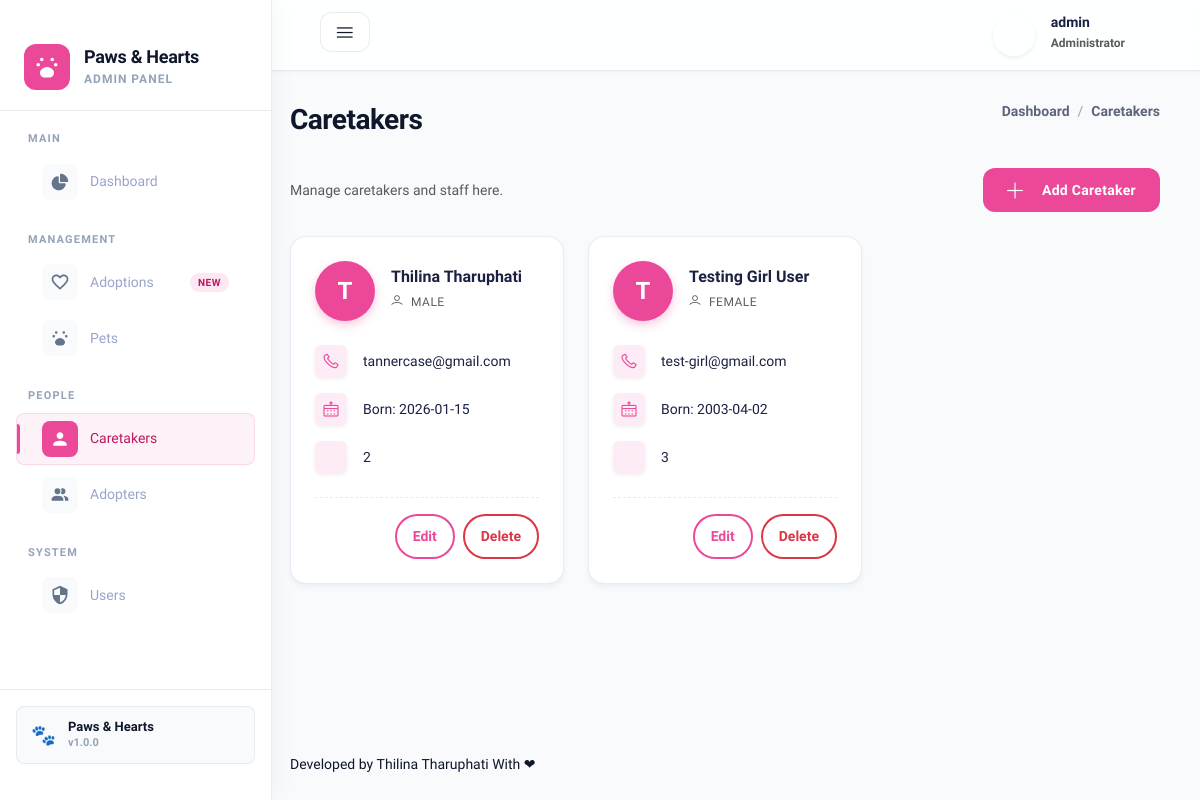
/pages/caretakers.php (signed in), run on an earlier commit of the app's database.
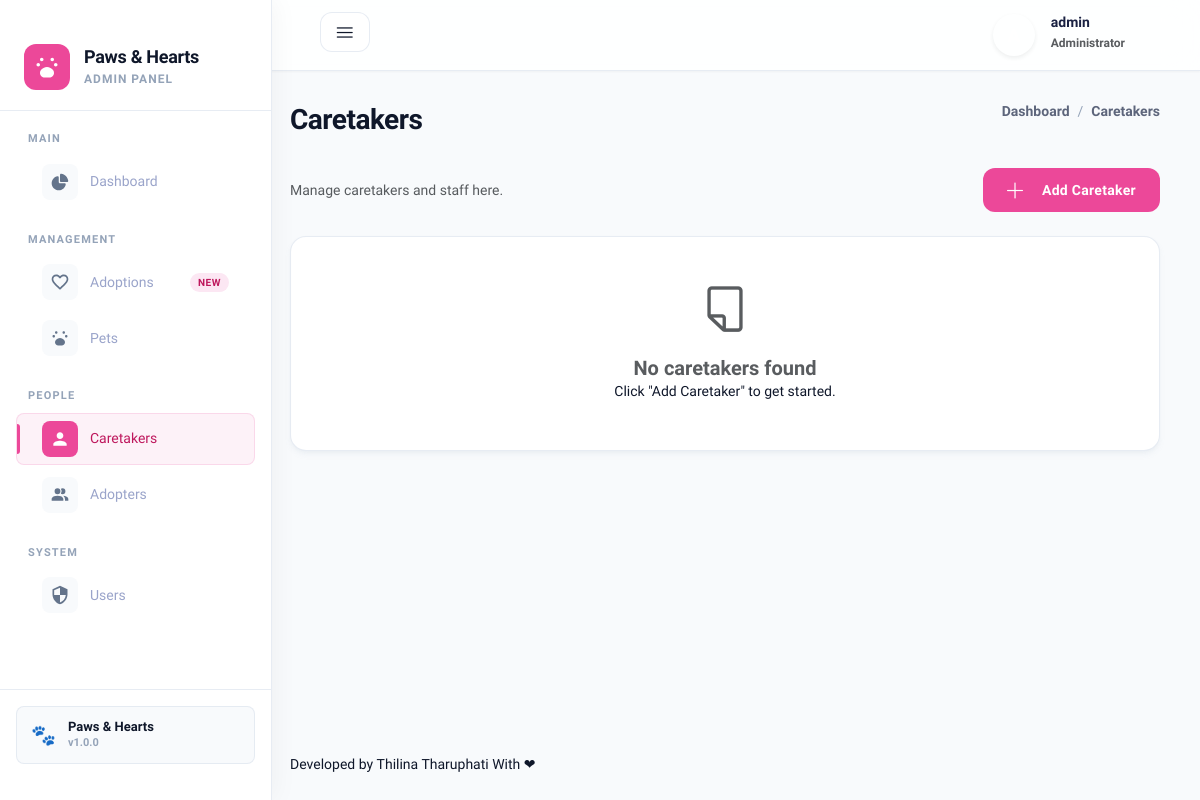
And on a later commit of the database.
### tables this page shows
CREATE TABLE `caretaker` (
  `id` int(11) NOT NULL,
  `name` varchar(100) NOT NULL,
  `gender` varchar(25) NOT NULL,
  `contact` varchar(100) NOT NULL,
  `dob` date NOT NULL,
  `experience` int(11) NOT NULL
);

### pages/caretakers.php (the view, shortened to what the changed rows need)
<?php
include_once '../includes/header.php';
?>
<?php
$caretakers = mysqli_query($conn, "SELECT * FROM caretaker")->fetch_all(MYSQLI_ASSOC);
?>
<body>
    <main class="main-wrapper">
        <section class="section">
            <div class="container-fluid">
                <div class="title-wrapper pt-30">
                    <div class="row align-items-center">
                        <div class="col-md-6">
                            <div class="title">
                                <h2>Caretakers</h2>
                            </div>
                        </div>
                    </div>
                    <div class="row">
                        <?php foreach ($caretakers as $caretaker): ?>
                        <div class="col-xl-4 col-lg-6 col-md-6 mb-30">
                            <div class="card-style h-100 p-4 border-0 shadow-sm transition-base" style="border-radius: 16px; background: #fff; border: 1px solid var(--border-light) !important;">
                                <div class="d-flex align-items-center mb-4">
                                    <div class="avatar bg-primary text-white rounded-circle d-flex align-items-center justify-content-center me-3" style="width: 60px; height: 60px; font-size: 24px; font-weight: bold; flex-shrink: 0; box-shadow: 0 4px 10px rgba(236,72,153,0.3); background: var(--primary-color) !important;">
                                        <?= strtoupper(substr($caretaker['name'], 0, 1)) ?>
                                    </div>
                                    <div>
                                        <h5 class="text-dark mb-1" style="font-weight: 700;"><?= htmlspecialchars($caretaker['name']) ?></h5>
                                        <p class="text-xs text-muted mb-0 text-uppercase" style="letter-spacing: 0.5px;"><i class="lni lni-user me-1"></i> <?= htmlspecialchars($caretaker['gender']) ?></p>
                                    </div>
                                </div>
                                <div class="info-list mb-4">
                                    <div class="d-flex align-items-center mb-3">
                                        <div class="icon-sm rounded d-flex align-items-center justify-content-center me-3 shadow-sm" style="width: 32px; height: 32px; background: rgba(236, 72, 153, 0.1); color: var(--primary-color);">
                                            <i class="lni lni-phone"></i>
                                        </div>
                                        <span class="text-sm text-dark font-weight-500"><?= htmlspecialchars($caretaker['contact']) ?></span>
                                    </div>
                                    <div class="d-flex align-items-center mb-3">
                                        <div class="icon-sm rounded d-flex align-items-center justify-content-center me-3 shadow-sm" style="width: 32px; height: 32px; background: rgba(236, 72, 153, 0.1); color: var(--primary-color);">
                                            <i class="lni lni-calendar"></i>
                                        </div>
                                        <span class="text-sm text-dark font-weight-500">Born: <?= htmlspecialchars($caretaker['dob']) ?></span>
                                    </div>
                                    <div class="d-flex align-items-center">
                                        <div class="icon-sm rounded d-flex align-items-center justify-content-center me-3 shadow-sm" style="width: 32px; height: 32px; background: rgba(236, 72, 153, 0.1); color: var(--primary-color);">
                                        </div>
                                        <span class="text-sm text-dark font-weight-500"><?= htmlspecialchars($caretaker['experience']) ?></span>
                                    </div>
                                </div>
                                <div class="d-flex justify-content-end align-items-center pt-3 mt-auto" style="border-top: 1px dashed var(--border-light);">
                                    <a href="<?= BASE_URL ?>pages/caretakers-edit.php?id=<?= $caretaker['id'] ?>" class="btn btn-sm btn-outline-primary rounded-pill px-3 me-2" style="font-weight: 600; border-width: 2px;">Edit</a>
                                    <form action="<?= BASE_URL ?>actions/caretaker-actions.php" method="post" class="m-0" onsubmit="return confirm('Delete this caretaker?');">
                                        <button type="submit" name="submit" value="submit" class="btn btn-sm btn-outline-danger rounded-pill px-3" style="font-weight: 600; border-width: 2px;">Delete</button>
                                    </form>
                                </div>
                            </div>
                        </div>
                        <?php endforeach; ?>
                        <?php if(empty($caretakers)): ?>
                        <div class="col-12">
                            <div class="card-style text-center py-5">
                                <i class="lni lni-empty-file text-muted" style="font-size: 48px;"></i>
                                <h4 class="mt-3 text-muted">No caretakers found</h4>
                                <p class="text-sm">Click "Add Caretaker" to get started.</p>
                            </div>
                        </div>
                        <?php endif; ?>
                    </div>
                </div>
            </div>
        </section>
        <?php include_once BASE_PATH . 'includes/footer.php'; ?>

What changed in the data, as far as the page shows it:
removed caretaker: name "T", name "Thilina Tharuphati", gender "MALE", contact "tannercase@gmail.com", dob "2026-01-15", experience "2"
removed caretaker: name "T", name "Testing Girl User", gender "FEMALE", contact "test-girl@gmail.com", dob "2003-04-02", experience "3"
Also different on the page:
text now shown: "No caretakers found Click \"Add Caretaker\" to get started."
